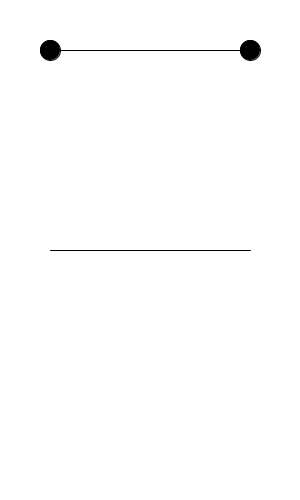
Frame 1 (no input)
Frame 60 (the mouse pressed at the canvas centre just before this capture): identical to frame 1, image omitted
Frame 120 (the mouse held since frame 60 and released just before this capture): identical to frame 1, image omitted

The Processing sketch that drew this single still picture (run headless with seeded random() and noise(); from frame 60 on, the mouse is pressed at the canvas centre):

// Processing sketch: tutorial3a
// ── tutorial3a.pde
float x1=50, y1=50, x2=250, y2=50, x3=250, y3=250, x4=50, y4=250;

void mouseDragged(){
 x1 = mouseX ;
 y1 = mouseY ;
}

void setup() {
  size(300, 500);
  frameRate(30);
}


void draw() {
  background(255);
  stroke(0);
  noFill();
  
  fill(0, 0, 0);
  ellipse(x1,y1,20,20);
  ellipse(x2,y2,20,20);
  fill(0, 0, 0);
  
  line(x1,y1, x2,y2);
  line(x3,y3, x4,y4);  
  
  float a = -(y4-y3);
  float b = (x4-x3);
  float c = x3*y4-y3*x4;
  float s = -(a*x1 + b*y1 + c) / (a*(x2-x1)+b*(y2-y1));
  float xi = (1-s)*x1 + s*x2;
  float yi = (1-s)*y1 + s*y2;
  fill(0,128,0);
  ellipse(xi,yi,10,10 );
  
  
}
